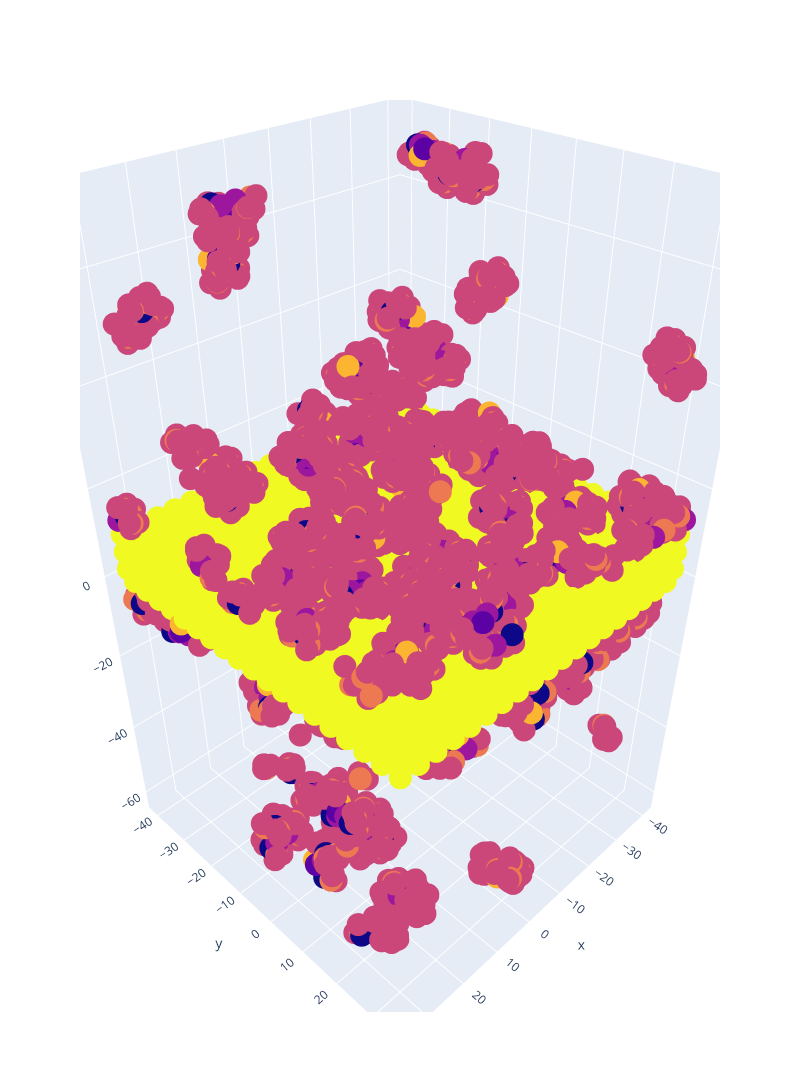

Write notebook code for a chart like this one.
### Code cell
t = 0
x = df_atom["atom_x"][t]
y = df_atom["atom_y"][t]


z = df_atom["atom_z"][t]


fig = go.Figure(
    data=[
        go.Scatter3d(
            x=x, y=y, z=z, mode="markers", marker=dict(color=df_atom["atom_type"][t])
        )
    ]
)


fig.update_layout(width=800, height=2000)


fig.show()

### Figure 1 — Plotly figure (JSON) as saved in the notebook; plotly's stock layout.template omitted (floating-point values rounded to 4 significant figures; data arrays with more than 128 entries replaced by an {"elided": "..."} marker saying what was removed)
{"data": [{"marker": {"color": {"elided": "8776 int values"}}, "mode": "markers", "type": "scatter3d", "x": {"elided": "8776 float values"}, "y": {"elided": "8776 float values"}, "z": {"elided": "8776 float values"}}], "layout": {"height": 2000, "width": 800}}
